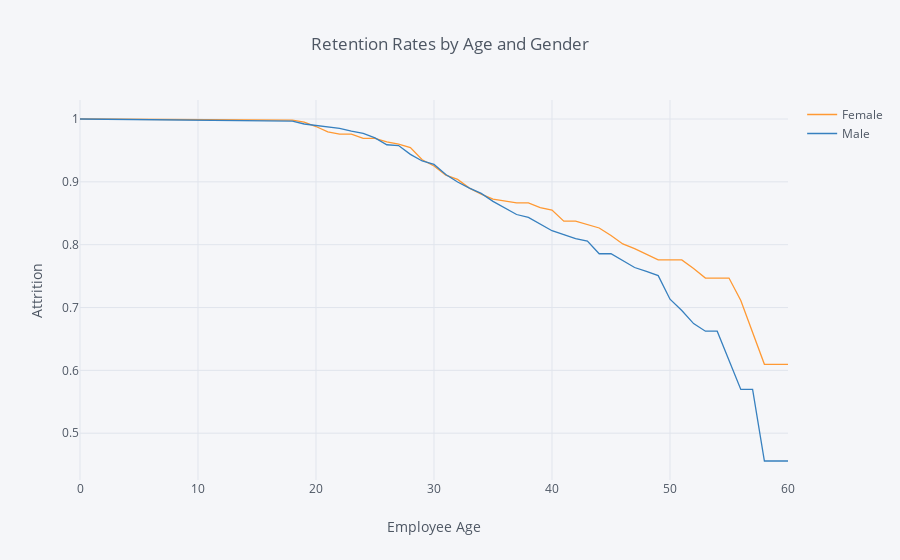

Notebook cell for this chart:
### Code cell
rates = survival(data, 'Gender', 'Age', 'Attrition')

rates.iplot(kind='line', xTitle='Employee Age', yTitle='Attrition',
            title='Retention Rates by Age and Gender')

### Figure 1 — Plotly figure (JSON) as saved in the notebook; plotly's stock layout.template omitted (floating-point values rounded to 4 significant figures)
{"data": [{"line": {"color": "rgba(255, 153, 51, 1.0)", "dash": "solid", "shape": "linear", "width": 1.3}, "mode": "lines", "name": "Female", "text": "", "type": "scatter", "uid": "6b9feac9-2819-48de-aac8-1c24354fc08a", "x": [0, 18, 19, 20, 21, 22, 23, 24, 25, 26, 27, 28, 29, 30, 31, 32, 33, 34, 35, 36, 37, 38, 39, 40, 41, 42, 43, 44, 45, 46, 47, 48, 49, 50, 51, 52, 53, 54, 55, 56, 57, 58, 59, 60], "y": [1, 0.9983, 0.9949, 0.988, 0.9794, 0.976, 0.976, 0.969, 0.969, 0.9637, 0.9601, 0.9544, 0.9352, 0.9252, 0.9105, 0.904, 0.8901, 0.8804, 0.8725, 0.8696, 0.8665, 0.8665, 0.8591, 0.8551, 0.8374, 0.8374, 0.8322, 0.8266, 0.8146, 0.8011, 0.7936, 0.785, 0.7757, 0.7757, 0.7757, 0.7621, 0.7469, 0.7469, 0.7469, 0.7113, 0.6605, 0.6097, 0.6097, 0.6097]}, {"line": {"color": "rgba(55, 128, 191, 1.0)", "dash": "solid", "shape": "linear", "width": 1.3}, "mode": "lines", "name": "Male", "text": "", "type": "scatter", "uid": "cff296cb-df04-4e9a-94f1-47c82d1b71d3", "x": [0, 18, 19, 20, 21, 22, 23, 24, 25, 26, 27, 28, 29, 30, 31, 32, 33, 34, 35, 36, 37, 38, 39, 40, 41, 42, 43, 44, 45, 46, 47, 48, 49, 50, 51, 52, 53, 54, 55, 56, 57, 58, 59, 60], "y": [1, 0.9966, 0.9921, 0.9898, 0.9886, 0.9852, 0.9806, 0.977, 0.9699, 0.959, 0.9578, 0.9438, 0.9332, 0.9277, 0.9118, 0.8997, 0.8901, 0.8817, 0.8689, 0.8589, 0.848, 0.8433, 0.8331, 0.8222, 0.8162, 0.8096, 0.8058, 0.7856, 0.7856, 0.7752, 0.7637, 0.7575, 0.7508, 0.7132, 0.6952, 0.6744, 0.6624, 0.6624, 0.6172, 0.5697, 0.5697, 0.4558, 0.4558, 0.4558]}], "layout": {"legend": {"bgcolor": "#F5F6F9", "font": {"color": "#4D5663"}}, "paper_bgcolor": "#F5F6F9", "plot_bgcolor": "#F5F6F9", "title": {"font": {"color": "#4D5663"}, "text": "Retention Rates by Age and Gender"}, "xaxis": {"gridcolor": "#E1E5ED", "showgrid": true, "tickfont": {"color": "#4D5663"}, "title": {"font": {"color": "#4D5663"}, "text": "Employee Age"}, "zerolinecolor": "#E1E5ED"}, "yaxis": {"gridcolor": "#E1E5ED", "showgrid": true, "tickfont": {"color": "#4D5663"}, "title": {"font": {"color": "#4D5663"}, "text": "Attrition"}, "zerolinecolor": "#E1E5ED"}}}
